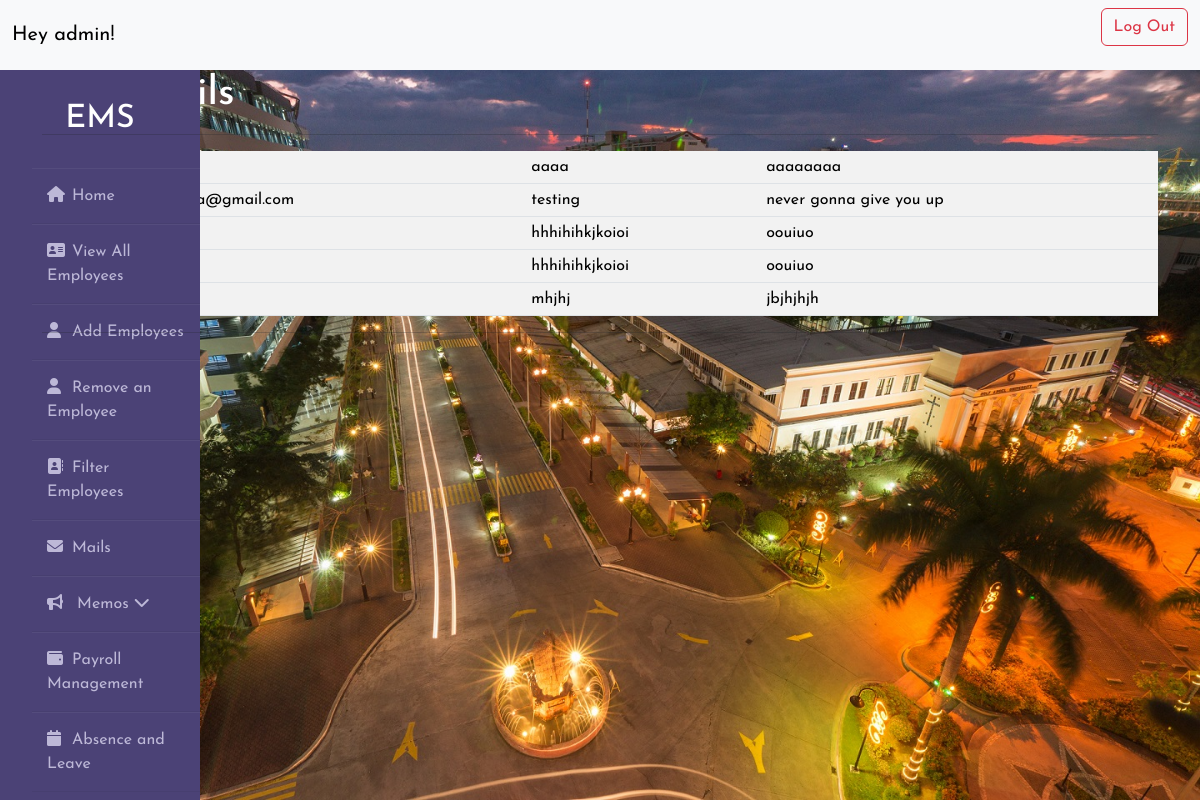
The app's page /sent_mail (signed in) with its own data.
### emp_app/models.py (models this page shows)
class Mail(models.Model):
    recipient = models.CharField(max_length=100)
    subject = models.CharField(max_length=100)
    content = models.CharField(max_length=100)

### emp_app/views.py (the view)
# urls.py: path('sent_mail', views.sent_mail, name='sent_mail'),
def sent_mail(request):
    mails = Mail.objects.all()  # Query the database for all sent mails
    return render(request, 'sent_mail.html', {'mails': mails})

### emp_app/templates/sent_mail.html (shortened to what this page needs)
{% load static %}
{% block navbar %} {% include "navbar.html" %} {% endblock navbar %}
{% block navigation %} {% include "navigation.html" %} {% endblock navigation %}
<!DOCTYPE html>
<html lang="en">
<head>
    <link href="{% static 'css/bootstrap.css' %}" rel="stylesheet">
</head>
<body>
<div class="container">
    <h1 style="color:white">Sent Mails</h1>
    <hr>
    <table class="table table-striped table-striped">
        {% for mail in mails %}
        <tbody>
        <tr>
            <th scope="row">{{ mail.id }}</th>
            <td>{{ mail.recipient }}</td>
            <td>{{ mail.subject }}</td>
            <td>{{ mail.content }}</td>
        </tr>
        </tbody>
        {% endfor %}
    </table>
    <hr>
    <a class="btn btn-light" href='/index' role="button">Home</a>
    <a class="btn btn-light" href='/index_mail' role="button">Back</a>
</div>
</body>
</html>

### emp_app/templates/navbar.html (shortened to what this page needs)
<nav class="navbar navbar-expand-lg navbar-light bg-light">
  <div class="container-fluid">
    <a class="navbar-brand" >Hey {{ user.username }}!</a>
    <div class="collapse navbar-collapse" id="navbarSupportedContent">
      <form class="d-flex">
          <p><a class="btn btn-outline-danger" href="{% url 'logout' %}" role="button" >Log Out</a></p>
      </form>
    </div>
  </div>
</nav>

### static/style.css (style rules this page uses)
* { margin: 0; padding: 0; box-sizing: border-box; list-style: none; text-decoration: none; font-family: 'Josefin Sans', sans-serif; }
body { background-color: #f3f5f9; }

### static/BG.css (style rules this page uses)
body { background-image: url("images/loginbg.jpg"); background-size: 100%; background-repeat: no-repeat; }

### records on screen
Mail: subject "aaaa", content "aaaaaaaa"
Mail: subject "testing", content "never gonna give you up"
Mail: subject "hhhihihkjkoioi", content "oouiuo"
Mail: subject "hhhihihkjkoioi", content "oouiuo"
Mail: subject "mhjhj", content "jbjhjhjh"

### other values on screen
{{ user.username }} "admin"
